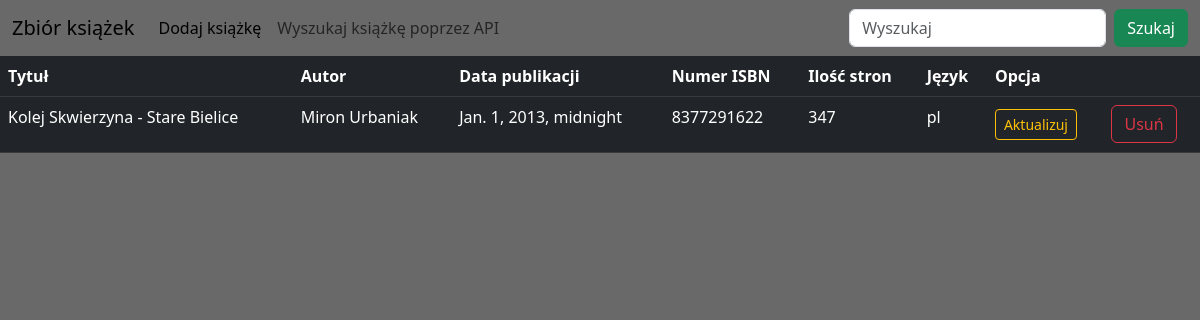
Page /book/32/ on the committed database.
### book/models.py (models this page shows, shortened)
class Book(models.Model):
    title = models.CharField(max_length=50, verbose_name="Tytuł")
    author = models.CharField(max_length=50, verbose_name="Autor")
    pub_date = models.DateField(verbose_name="Data publikacji (RRRR-MM-DD)")
    isbn = models.IntegerField(verbose_name="Numer ISBN")
    pages = models.PositiveIntegerField(verbose_name="Liczba stron")
    language = models.CharField(max_length=10, verbose_name="Język")

### book/views.py (the view)
# urls.py: path('book/<int:pk>/', views.BookDetailView.as_view(), name='book-detail'),
class BookDetailView(DetailView):
    model = Book

### book/templates/book/book_detail.html (shortened to what this page needs)
{% extends "book/base.html" %}
{% block content %}
<table class="table table-dark">
   <tbody>
          <th scope="col">Tytuł</th>
          <th scope="col">Autor</th>
          <th scope="col">Data publikacji</th>
          <th scope="col">Numer ISBN</th>
          <th scope="col">Ilość stron</th>
          <th scope="col">Język</th>
          <th scope="col">Opcja</th>
          <th scope="col"> </th>
   </tbody>
    <tbody>
       <tr>
          <td>{{ book.title }}</td>
          <td>{{ book.author }}</td>
          <td>{{ book.pub_date }}</td>
          <td>{{ book.isbn }}</td>
          <td>{{ book.pages }}</td>
          <td>{{ book.language }}</td>
          <td><a class="btn btn-outline-warning btn-sm mt-1 mb-1" href="{% url 'book-update' object.id %}">Aktualizuj</a></td>
          <td><a class="btn btn-outline-danger my-2 my-sm-0" href="{% url 'book-delete' object.id %}">Usuń</a></td>
       </tr>
    </tbody>
</table>
{% endblock content %}

### rows in the picture
Book: title "Kolej Skwierzyna - Stare Bielice", author "Miron Urbaniak", pub_date "Jan. 1, 2013, midnight", isbn "8377291622", pages "347", language "pl"
